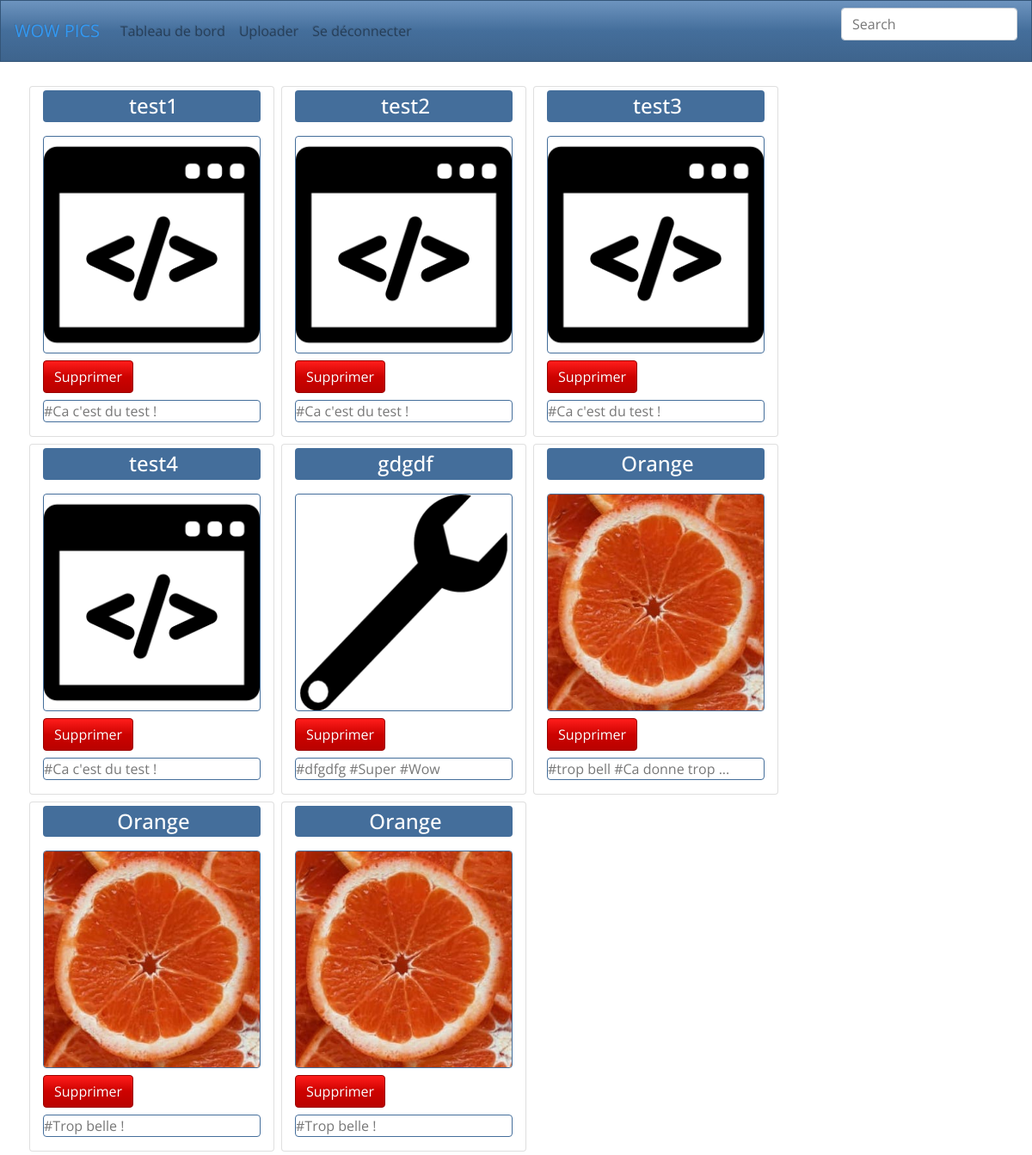
/v1.00/index.php?action=PageDashboard (signed in), run on an earlier commit of the app's database.
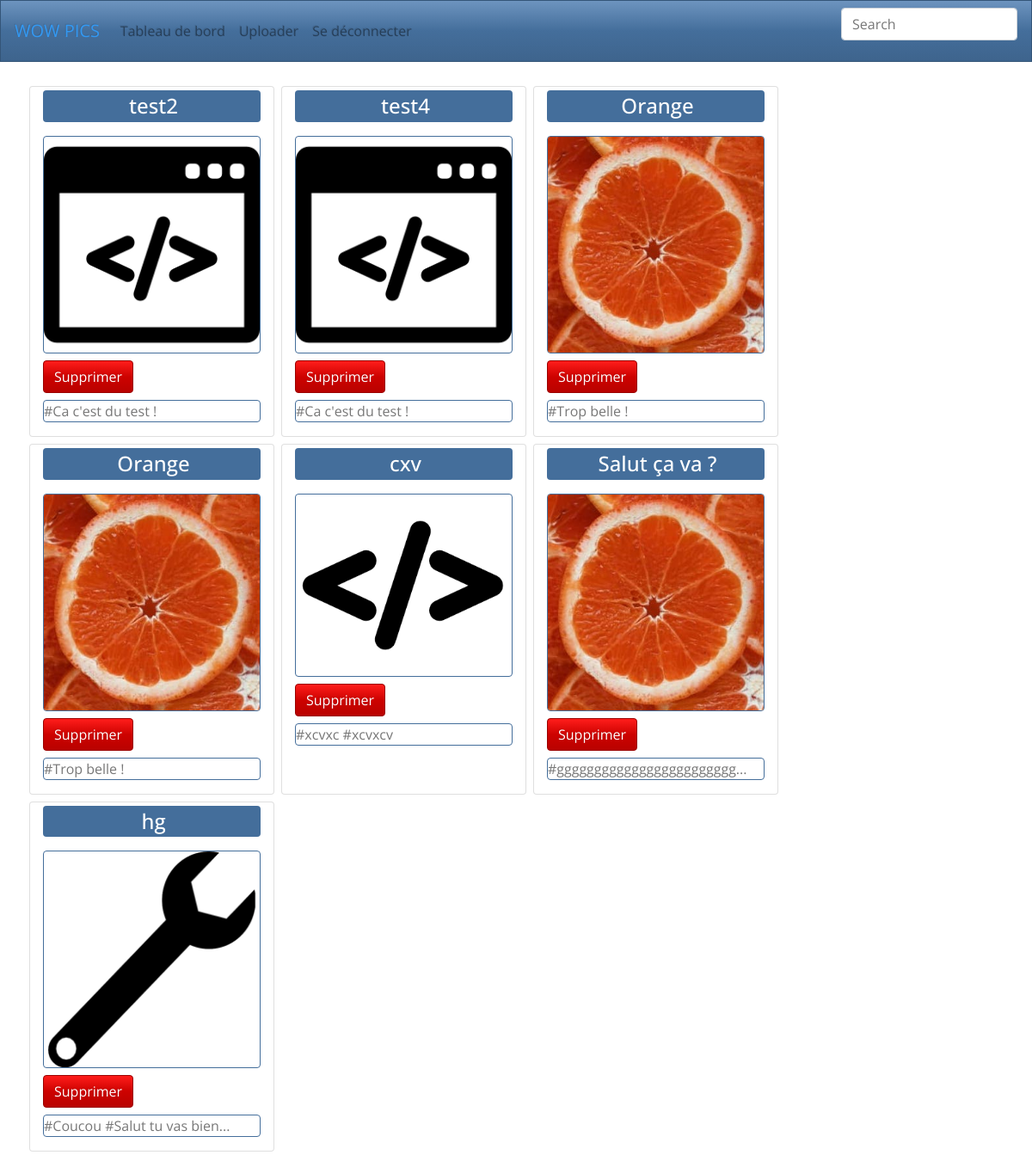
And on a later commit of the database.
### tables this page shows
CREATE TABLE `picture` (
  `idPicture` int(11) NOT NULL,
  `fileName` varchar(255) NOT NULL,
  `status` varchar(30) NOT NULL DEFAULT 'private',
  `link` varchar(255) NOT NULL,
  `tags` text NOT NULL,
  `dateUpload` datetime NOT NULL DEFAULT CURRENT_TIMESTAMP,
  `idUser` int(11) NOT NULL,
  `urlAnonymous` text
);

### v1.00/Controller/ControllerAccueil.php (called while the page is built, shortened)
<?php
class ControllerAccueil
{
    public function renderDashboard($indexPage)
    {
        if (isset($indexPage))
        {
           $indexPictures = $this->donnerIndexPageBdd($indexPage);
        }
        $dashboard = new PictureManager();
        $dashboard = $dashboard->getPicturesDashboard($_SESSION['idUser']);
        $picturesCount = count($dashboard);
        $nbPages = ceil(($picturesCount)/8);
        if($indexPage < 2)
        {
            $pictures = array_slice($dashboard, 0, 8);
        }
        else {
            $pictures = array_slice($dashboard,$indexPictures,8);
        }
        $vue = new View("Dashboard");
        $vue->generer(array("nbPages" => $nbPages, "resultat" => $pictures, "indexPage" => $indexPage));
    }
    private function donnerIndexPageBdd($indexPage)
    {
        $index = 0;
        return $index;
    }
}

### v1.00/Model/Entity/Picture.php (called while the page is built, shortened)
<?php
class Picture extends Modele {
    private $idPicture;
    private $filename;
    private $status;
    private $link;
    private $tags;
    public function getIdPicture()
    {
        return $this->idPicture;
    }
    public function setIdPicture($idPicture)
    {
        $this->idPicture = $idPicture;
        return $this;
    }
    public function getFilename()
    {
        return $this->filename;
    }
    public function setFilename($filename)
    {
        $this->filename = $filename;
        return $this;
    }
    public function getStatus()
    {
        return $this->status;
    }
    public function setStatus($status)
    {
        $this->status = $status;
        return $this;
    }
    public function getLink()
    {
        return $this->link;
    }
    public function setLink($link)
    {
        $this->link = $link;
        return $this;
    }
    public function getTags()
    {
        return $this->tags;
    }
    public function setTags($tags)
    {
        $this->tags = $tags;
        return $this;
    }
    public function setDateUpload($dateUpload)
    {
        return $this;
    }
    public function setIdUser($idUser)
    {
            return $this;
    }
     public function setUrlAnonymous($urlAnonymous)
     {
             return $this;
     }
}

### v1.00/Model/Modele.php (called while the page is built, shortened)
<?php
Abstract class Modele
{
  protected function executeReq($req, $params = null)
  {
   $bdd = Database::getInstance() -> getConnection();
    if($params == null)
    {
      $res = $bdd->query($req);
    }
    else
    {
      $res = $bdd->prepare($req);
      $res->execute($params);
    }
    return $res;
  }
  function hydrate(array $donnees){
    foreach ($donnees as $key => $value ){
        $method = 'set'.ucfirst($key);
    }
  }
}

### v1.00/Model/EntityManager/PictureManager.php (called while the page is built, shortened)
<?php
class PictureManager extends Modele
{
    public function getPicturesDashboard($id_user)
    {
        $req='SELECT * FROM picture WHERE idUser=?';
        $res = $this->executeReq($req,array($id_user));
        $pictures = [];
        while($donnes =$res->fetch(PDO::FETCH_ASSOC))
        {
            $picture = new Picture();
            $picture->hydrate($donnes);
            $pictures[] = $picture;
        }
        return $pictures;
    }
}

### v1.00/AutoLoader.php (called while the page is built, shortened)
<?php
 class AutoLoader
 {
    static function autoLoad($className)
    {
        $directories = array("controller", "model", "view", "model/Entity", "model/EntityManager", "Helpers");
        foreach($directories as $directory)
        {
            $file = $directory .'\\' . $className . '.php';
        }
    }
 }

### v1.00/View/Dashboard.html.php (the view, shortened to what this page needs)
<main class="container mt-4">
    <div class="row">
    <?php forEach($resultat as $picture)
    {
        ?>
            <div class="col-md-6 col-lg-3 card m-1 pt-1">
                <div>
                    <h4 class="text-center text-white bg-primary rounded text-white bg-primary rounded pl-1  pt-1 pb-1"><?php echo $picture->getFilename() ?></h4>
                </div>
                <div>
                    <img class="img-fluid border border-primary rounded mt-2 mb-2" src="<?php echo $picture->getLink(); ?>" alt="picture"/>
                    <a href="index.php?action=DeletePicture&Picture=<?php echo $picture->getIdPicture(); ?>"> <button class="btn btn-danger">Supprimer</button></a>
                </div>
                <p class="border border-primary rounded mt-2"><?php $tags = $picture->getTags();
                    if(strlen($tags) > 25)
                    {
                        $tags = substr($tags,0,24);
                        $tags .= "...";
                    }
                        $tags = explode(",",$tags);
                        for($i = 0 ; $i <count($tags); $i++)
                        {
                                echo '#'. $tags[$i] . " ";
                            if ($i >= 2) { break;}
                        }
                ?>
                </p>
            </div>
    <?php } ?>
    </div>
</main>

### v1.00/View/Template.html.php (shortened to what this page needs)
<head>
  <link rel="stylesheet" href="Css/fontAwesome.css">
  <link rel="stylesheet" href="Css/bootstrap-tagsinput.css">
  <link href="https://gitcdn.github.io/bootstrap-toggle/2.2.2/css/bootstrap-toggle.min.css" rel="stylesheet">
  <link rel="stylesheet" href="Css/bootstrap.min.css">
</head>
<body>
  <nav class="navbar navbar-light navbar-expand-lg bg-primary">
    <div class="collapse navbar-collapse" id="navbarSupportedContent">
    <a class="navbar-brand" href="index.php">WOW PICS</a>
    <ul class="navbar-nav mr-auto">
      <?php if(isset($_SESSION['login']))
      {
        ?>
          <li class="nav-item">
            <a class="nav-link" href="index.php?action=PageDashboard">Tableau de bord</a>
          </li>
          <li class="nav-item">
            <a class="nav-link" href="index.php?action=PageUpload">Uploader</a>
          </li>
          <li class="nav-item">
            <a class="nav-link" href="index.php?action=Deconnexion">Se déconnecter</a>
          </li>
      <?php } ?>
      </ul>
    </div>
    <form class="form-inline">
      <input type="text" class="col-xs-4 form-control" placeholder="Search">
    </form>
  </nav>
<div> <?php echo $content; ?></div>
</body>

### v1.00/index.php (shortened to what this page needs)
<?php
require 'AutoLoader.php';
if (isset($_POST['actionlike'])){
    $routeur = new RouteurLikeDislike();
    $routeur->router();
}else{
    $routeur = new Routeur();
    $routeur->router();
}

### v1.00/Controller/Routeur.php (shortened to what this page needs)
<?php
   class Routeur
   {
       public function router()
       {
            if(isset($_GET['action']) && !empty($_SESSION['login']))
            {
               switch($_GET['action'])
               {
                    case"PageDashboard":
                        $this->ctrlAccueil = new ControllerAccueil();
                        if(isset($_GET['indexPage']))
                        {
                            $this->ctrlAccueil->renderDashboard($_GET['indexPage']);
                        }
                        else {
                            $this->ctrlAccueil->renderDashboard(1);
                        }
                    break;
                }
            }
       }
    }

### v1.00/View/View.php (shortened to what this page needs)
<?php
class View
{
    private $fichier;
    public function __construct($action)
    {
        $this->fichier = "View/". $action .".html.php";
    }
    public function generer($data = [])
    {
        $contenu = $this->genererFichier($this->fichier, $data);
        $maPage =  array('content' => $contenu);
        $vue = $this->genererFichier('View/Template.html.php', $maPage);
        echo $vue;
    }
    private function genererFichier($fichier, $data)
    {
        if(file_exists($fichier))
        {
            extract($data);
            require $fichier;
            return ob_get_clean();
        }
        else
        {
            throw new Exception ("Fichier $fichier introuvable");
        }
    }
}

What changed in the data, as far as the page shows it:
removed picture: fileName "test1", link (picture), tags "Ca c'est du test !"
removed picture: fileName "test3", link (picture), tags "Ca c'est du test !"
removed picture: fileName "gdgdf", link (picture), tags "dfgdfg", tags "Super", tags "Wow"
removed picture: fileName "Orange", link (picture), tags "trop bell", tags "Ca donne trop ..."
added picture: fileName "cxv", link (picture), tags "xcvxc", tags "xcvxcv"
added picture: fileName "Salut ça va ?", link (picture), tags "gggggggggggggggggggggggg..."
added picture: fileName "hg", link (picture), tags "Coucou", tags "Salut tu vas bien..."
